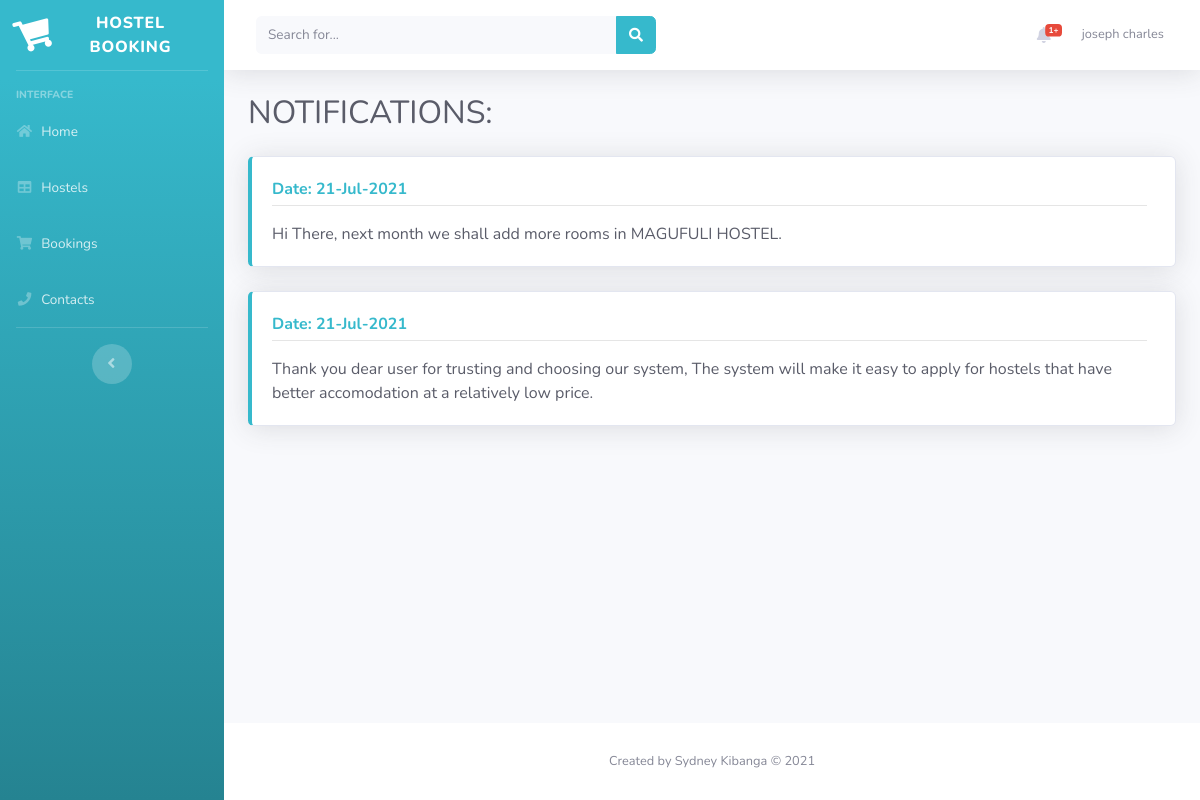
Screenshot of /notifications.php (signed in) with the database file from the repository.
### tables this page shows
CREATE TABLE `notification_tbl` (
  `id` int(150) NOT NULL,
  `not_date` varchar(20) NOT NULL,
  `not_desc` varchar(2000) NOT NULL
);

### notifications.php (the view, shortened to what this page needs)
<!DOCTYPE html>
<html lang="en">
<head>
  <link href="vendor/fontawesome-free/css/all.min.css" rel="stylesheet" type="text/css">
  <link href="css/sb-admin-2.min.css" rel="stylesheet">
</head>
<body id="page-top">
  <div id="wrapper">
   <?php include("include_user/side_bar.php"); ?>
    <div id="content-wrapper" class="d-flex flex-column">
      <div id="content">
       <?php include("include_user/top_bar.php"); ?>
        <div class="container-fluid">
          <h1 class="h2 mb-4 text-gray-800">NOTIFICATIONS:</h1>
           <?php
      $output='';
      if(isset($_SESSION['student_reg_no'])){
      $q= "SELECT*FROM notification_tbl ORDER BY id DESC";
      $run_query = mysqli_query($con,$q) or die(mysqli_error($con));
      if(mysqli_num_rows($run_query) > 0){
      while($row = mysqli_fetch_array($run_query)){
      $output .='
             <div class="mb-4">
              <div class="card border-left-info shadow h-100 py-6">
                <div class="card-body">
                  <div class="row no-gutters align-items-center">
                    <div class="col mr-2">
                      <div class="text-ms font-weight-bold text-info mb-0">Date: '.$row['not_date'].'</div>
                      <hr class="mt-1">
                      <div class="text-gray-800">'.$row['not_desc'].'</div>
                    </div>
                  </div>
                </div>
              </div>
            </div>';
 }
 echo $output;
}
}
 ?>
        </div>
      </div>
      <footer class="sticky-footer bg-white">
        <div class="container my-auto">
          <div class="copyright text-center my-auto">
            <span>Created by Sydney Kibanga &copy; 2021</span>
          </div>
        </div>
      </footer>
    </div>
  </div>
</body>
</html>

### include_user/side_bar.php
<ul class="navbar-nav bg-gradient-info sidebar sidebar-dark accordion" id="accordionSidebar">
     <a class="sidebar-brand d-flex align-items-center justify-content-center" href="home.php">
       <div class="sidebar-brand-icon rotate-n-15">
         <i class="fas fa-shopping-cart"></i>
       </div>
       <div class="sidebar-brand-text mx-3">Hostel Booking</div>
     </a>
     <hr class="sidebar-divider my-0">
     <div class="sidebar-heading mt-3">
       Interface
     </div>
     <li class="nav-item">
       <a class="nav-link" href="home.php">
         <i class="fas fa-fw fa-home"></i>
         <span>Home</span></a>
     </li>
     <li class="nav-item">
       <a class="nav-link" href="hostel_list.php">
         <i class="fas fa-fw fa-table"></i>
         <span>Hostels</span></a>
     </li>
     <li class="nav-item">
       <a class="nav-link" href="booking_list.php">
         <i class="fas fa-fw fa-shopping-cart"></i>
         <span>Bookings</span></a>
     </li>
     <li class="nav-item">
       <a class="nav-link" href="contacts.php">
         <i class="fas fa-fw fa-phone"></i>
         <span>Contacts</span></a>
     </li>
     <hr class="sidebar-divider d-none d-md-block">
     <div class="text-center d-none d-md-inline">
       <button class="rounded-circle border-0" id="sidebarToggle"></button>
     </div>
   </ul>

### include_user/top_bar.php (shortened to what this page needs)
<nav class="navbar navbar-expand navbar-light bg-white topbar mb-4 static-top shadow">
         <form class="d-none d-sm-inline-block form-inline mr-auto ml-md-3 my-2 my-md-0 mw-100 navbar-search">
           <div class="input-group">
             <input type="text" class="form-control bg-light border-0 small" placeholder="Search for..." aria-label="Search" aria-describedby="basic-addon2">
             <div class="input-group-append">
               <button class="btn btn-info" type="button">
                 <i class="fas fa-search fa-sm"></i>
               </button>
             </div>
           </div>
         </form>
         <ul class="navbar-nav ml-auto">
           <li class="nav-item dropdown no-arrow mx-1">
             <a class="nav-link dropdown-toggle" href="#" id="alertsDropdown" role="button" data-toggle="dropdown" aria-haspopup="true" aria-expanded="false">
               <i class="fas fa-bell fa-fw"></i>
               <span class="badge badge-danger badge-counter">1+</span>
             </a>
           </li>
           <li class="nav-item dropdown no-arrow">
             <a class="nav-link dropdown-toggle" href="#" id="userDropdown" role="button" data-toggle="dropdown" aria-haspopup="true" aria-expanded="false">
               <span class="mr-2 d-lg-inline text-gray-600 small"><?php echo $_SESSION['student_name'] ?></span>
             </a>
           </li>
         </ul>
       </nav>

### rows the page displays
notification_tbl: not_date "21-Jul-2021", not_desc "Hi There, next month we shall add more rooms in MAGUFULI HOSTEL."
notification_tbl: not_date "21-Jul-2021", not_desc "Thank you dear user for trusting and choosing our system, The system will make it easy to apply for hostels that have better accomodation at a relatively low price."

### other values shown
$_SESSION['student_name'] "joseph charles"
